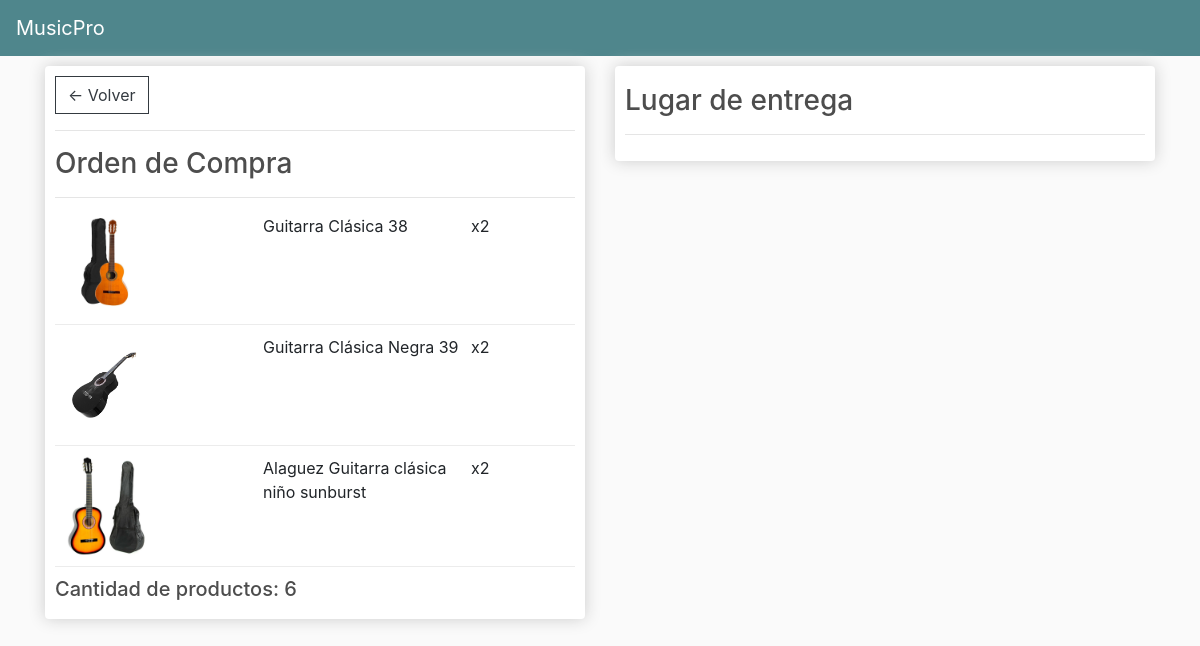
Before: /products/87/ with the older database file.
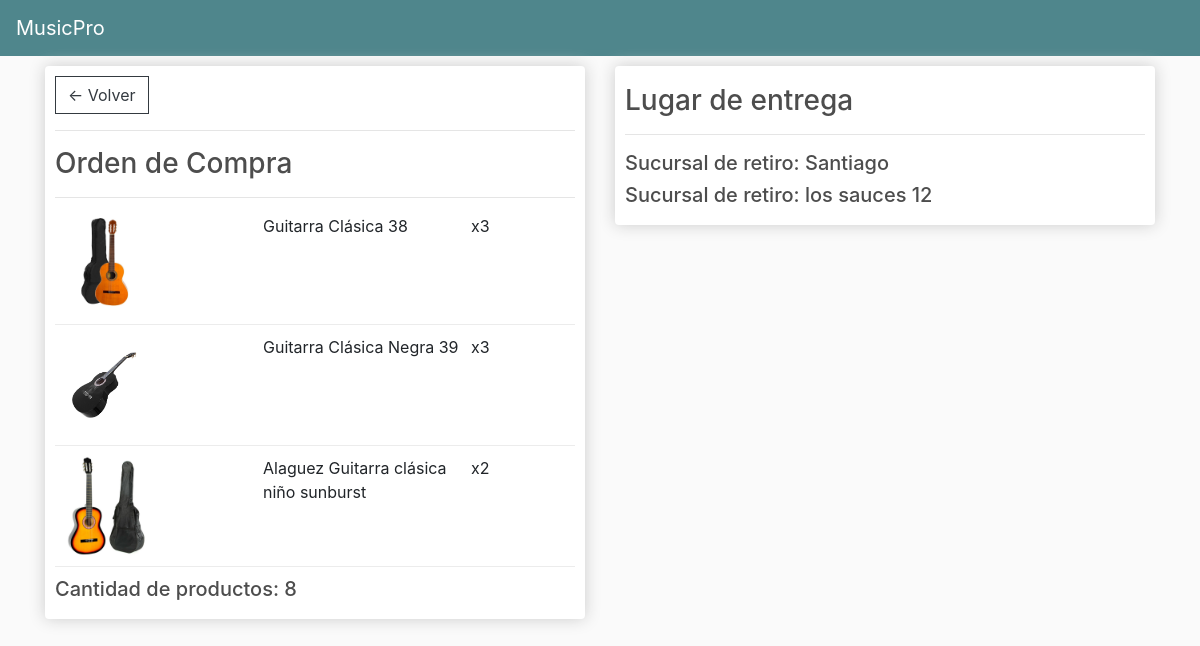
After: the same page with the newer database file.
### TiendaMPRO/models.py (models this page shows, shortened)
class ProductoPedido(models.Model):
    producto = models.ForeignKey(Producto, on_delete=models.SET_NULL, blank=True, null=True)
    orden = models.ForeignKey(OrdenDeCompra, on_delete=models.SET_NULL, blank=True, null=True)
    cantidad = models.IntegerField(default=0, null=True, blank=True)
    fecha_pedido = models.DateTimeField(auto_now_add=True)

class Producto(models.Model):
    nom_prod = models.CharField(validators=[MinLengthValidator(3)], max_length=40,verbose_name="Nombre de Producto")
    tipo_prod = models.ForeignKey(TipoProducto, on_delete=models.CASCADE)
    descripcion = models.TextField(max_length=1500,null=True,blank=True)
    precio = models.FloatField(default=0.0)
    imagen = models.ImageField(upload_to="images/producto",null=True,blank=True)
    @property
    def imageURL(self):
        try:
            url = self.imagen.url
        except:
            url = ''
        return url

class OrdenDeCompra(models.Model):
    customer = models.ForeignKey(Usuario, on_delete=models.SET_NULL, blank=True, null=True)
    complete = models.BooleanField(default=False, null=True, blank=False)
    retiroTienda = models.BooleanField(default=False, null=True, blank=False)
    transaction_id=  models.CharField(max_length=200, null=True)
    pagado = models.BooleanField(default=False, null=True, blank=False)
    transferencia = models.BooleanField(default=False, null=True, blank=False)
    aceptada = models.BooleanField(default=False, null=True, blank=False)
    estado = models.CharField(max_length=200, null=True, blank=True, default="En Bodega")
    @property
    def get_carro_productos(self):
        orderitems = self.productopedido_set.all()
        total = sum ([item.cantidad for item in orderitems])
        return total

class SucursalDeEntrega(models.Model):
    sucursal = models.ForeignKey(Sucursal, on_delete=models.CASCADE, blank=True, null=True)
    order = models.ForeignKey(OrdenDeCompra, on_delete=models.SET_NULL, blank=True, null=True)

class Sucursal(models.Model):
    ciudad = models.CharField(max_length=200)
    direccion = models.CharField(max_length=200, null=True)

### TiendaMPRO/views.py (the view)
# urls.py: path('products/<int:pk>/', views.detallePedido, name='detallePedido'),
def detallePedido(request, pk):
    order = OrdenDeCompra.objects.get(id = pk)
    direccion = order.direcciondeenvio_set.all()
    sucursal = order.sucursaldeentrega_set.all()
    items = order.productopedido_set.all()
    context={'items': items, 'orden' : order, 'direccion': direccion, 'sucursal': sucursal}
    return render (request, 'TiendaMPRO/detalleProducto.html', context)

### TiendaMPRO/templates/TiendaMPRO/detalleProducto.html (shortened to what this page needs)
{% extends 'TiendaMPRO/main.html' %}
{% load static %}
{% block content %}
<div class ="row">
    <div class="col-lg-6">
        <div class="box-element">
            <a class="btn btn-outline-dark" href="{% url 'pedidos' %}">&#x2190; Volver</a>
            <hr>
            <h3>Orden de Compra</h3>
            <hr>
            {% for item in items %}
            <div class="cart-row">
            <div style="flex:2"><img class="row-image" src="{{item.producto.imageURL}}"></div>
            <div style="flex:2">
                <p>{{item.producto.nom_prod}}</p>
            </div>
            <div style="flex:1">
                <p>x{{item.cantidad}}</p>
            </div>
        </div>
        {% endfor %}
        <h5>Cantidad de productos: {{orden.get_carro_productos|floatformat:0}}</h5>
        </div>
    </div>
    <div class="col-lg-6">
        <div class="box-element">
            <h3>Lugar de entrega</h3>
            <hr>
            {% if orden.retiroTienda == True %}
                {% for suc in sucursal %}
                    <h5>Sucursal de retiro: {{suc.sucursal.ciudad}}</h5>
                    <h5>Sucursal de retiro: {{suc.sucursal.direccion}}</h5>
                {% endfor %}
            {% endif %}
        </div>
    </div>
</div>
{% endblock %}

### TiendaMPRO/templates/TiendaMPRO/main.html (shortened to what this page needs)
<!DOCTYPE html>
{% load static %}
<html>
<head>
	<link rel="stylesheet" href="https://stackpath.bootstrapcdn.com/bootstrap/4.4.1/css/bootstrap.min.css">
	<link rel="stylesheet" type="text/css" href="{% static 'css/main.css' %}">
</head>
<body>
    <nav class="navbar navbar-expand-lg navbar-dark bg-dark">
        <a class="navbar-brand" href="{% url 'store' %}">MusicPro</a>
      </nav>
    <div class="container">
        {% block content %}
        {% endblock content %}
    </div>
</body>
</html>

### TiendaMPRO/static/css/main.css (style rules this page uses)
body { background-color: hsl(0, 0%, 98%); }
h1,h2,h3,h4,h5,h6 { color:hsl(0, 0%, 30%); }
.box-element { box-shadow:hsl(0, 0%, 80%) 0 0 16px; background-color: #fff; border-radius: 4px; padding: 10px; }
.bg-dark { background-color: #4f868c!important; }
.col-lg-4, .col-lg-6, .col-lg-8, .col-lg-12 { margin-top: 10px; }
.btn { border-radius: 0; }
.row-image { width: 100px; }
.cart-row { display: flex; align-items: flex-stretch; padding-bottom: 10px; margin-bottom: 10px; border-bottom: 1px solid #ececec; }

Changed rows visible on the page:
changed ProductoPedido "Guitarra Clásica 38": cantidad "2" → "3"
changed ProductoPedido "Guitarra Clásica Negra 39": cantidad "2" → "3"
changed OrdenDeCompra: get_carro_productos "6" → "8"
added SucursalDeEntrega: sucursal.ciudad "Santiago", sucursal.direccion "los sauces 12"
